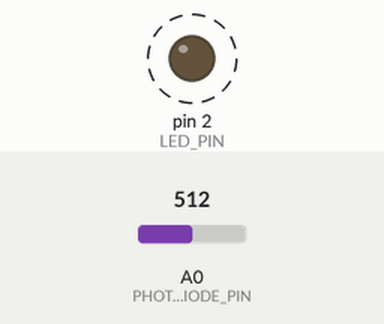
The sketch below on a simulated Arduino Uno, built with avr-gcc and run on an emulated ATmega328P. Parts: output pins drawn as LEDs (lit = HIGH). Dashed ring = blinking. The test bench sets the inputs (shaded band); at power-on: A0 (PHOTODIODE_PIN) = 512. What the sketch prints to the serial monitor is not drawn.

Above: at 1.2 s.
1.3 s: A0 (PHOTODIODE_PIN) set to 106
4.3 s: A0 (PHOTODIODE_PIN) set to 93
Timing chart, 0 to 13.3 s (numbered marks = the images above; inputs shaded):
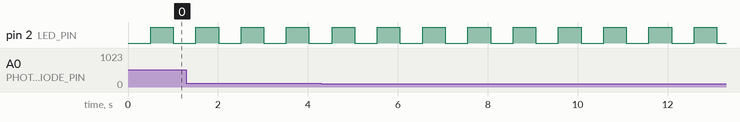

The sketch:

10.ino
```cpp
// Pin definitions
const int LED_PIN = 2;
const int PHOTODIODE_PIN = A0;

// Variables for the LED timer
unsigned long previousMillis = 0;
const long ledInterval = 500; // Blink every 500 milliseconds (0.5 seconds)
int ledState = LOW;           // Track whether the LED is currently ON or OFF

void setup() {
  pinMode(LED_PIN, OUTPUT);
  Serial.begin(9600);
}

void loop() {
  // 1. READ THE PHOTODIODE (Happens continuously, thousands of times a second)
  int photodiodeValue = analogRead(PHOTODIODE_PIN);

  // Optional: Print the value to your computer
  Serial.print("Photodiode Value: ");
  Serial.println(photodiodeValue);

  // 2. CHECK THE TIMER FOR THE LED (Asynchronous check)
  unsigned long currentMillis = millis();

  if (currentMillis - previousMillis >= ledInterval) {
    // Save the last time you blinked the LED
    previousMillis = currentMillis;

    // If the LED is off, turn it on and vice-versa:
    if (ledState == LOW) {
      ledState = HIGH;
    } else {
      ledState = LOW;
    }

    // Apply the new state to the physical pin
    digitalWrite(LED_PIN, ledState);
  }

  // You can add other immediate tasks here, and they won't interfere
}
```

Measured:
- by itself, pin 2 (LED_PIN): alternates HIGH for 0.50 s and LOW for 0.50 s
